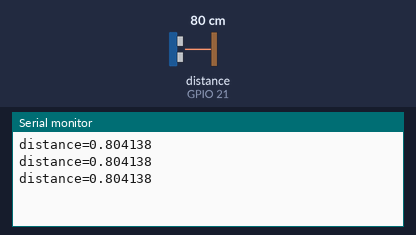
A program run on a simulated ESP32. Parts: the last lines printed to the serial monitor. Wiring (inferred from the names in the program): ultrasonic range finder: trigger GPIO 27; echo GPIO 21. The test bench sets the inputs (shaded band); at power-on: distance to the obstacle (sensor on GPIO 21) 80 cm. The echo pulse lasts 58.3 µs per cm.

Above: at 1.3 s.
1.4 s: distance to the obstacle (sensor on GPIO 21) set to 2 cm
At 1.9 s:
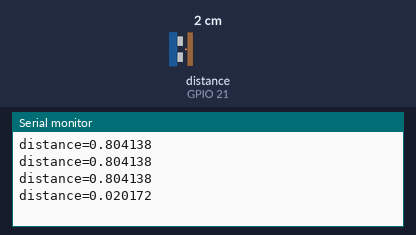
2.9 s: distance to the obstacle (sensor on GPIO 21) set to 4 cm
At 3.4 s:
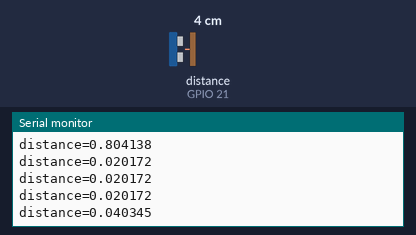
Timing chart, 0 to 5.9 s (numbered marks = the images above; inputs shaded):
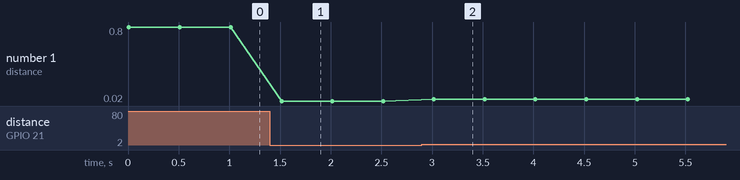

The program:

main.cpp
```cpp
#include <Arduino.h>
#define Trig 27 // 设定SR04连接的Arduino引脚
#define Echo 21

void setup()
{
  Serial.begin(115200);
  pinMode(Trig, OUTPUT); // 初始化舵机和超声波
  pinMode(Echo, INPUT);  // 要检测引脚上输入的脉冲宽度，需要先设置为输入状态
}

void loop()
{
  static double mtime;
  digitalWrite(Trig, LOW); // 测量距离
  delayMicroseconds(2);    // 延时2us
  digitalWrite(Trig, HIGH);
  delayMicroseconds(10); // 产生一个10us的高脉冲去触发SR04
  digitalWrite(Trig, LOW);
  mtime = pulseIn(Echo, HIGH);                  // 检测脉冲宽度，注意返回值是微秒us
  float detect_distance = mtime / 58.0 / 100.0; // 计算出距离,输出的距离的单位是厘米cm
  Serial.printf("distance=%f\n", detect_distance);
  delay(500);
}
```

Measured:
- after the input at 1.4 s, the serial monitor: prints a new line after 0.12 s (image 1)
- after the input at 2.9 s, the serial monitor: prints a new line after 0.12 s (image 2)
- plotted number 1: 0.8 → 0.02 after the input at 1.4 s, 0.02 → 0.04 after the input at 2.9 s
